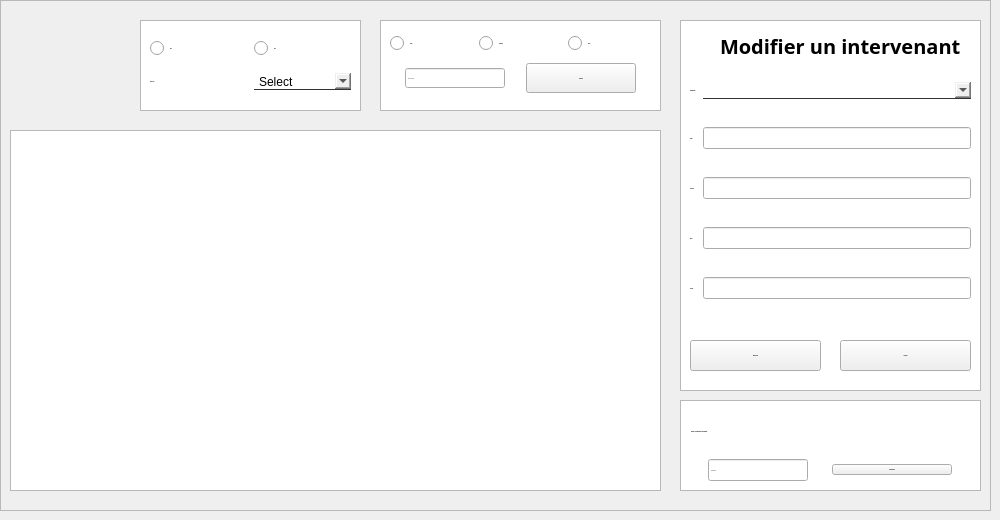
          <widget class="QWidget" name="tab_3">
           <attribute name="title">
            <string>Liste des intervenants</string>
           </attribute>
           <widget class="QFrame" name="frame_5">
            <property name="geometry">
             <rect>
              <x>0</x>
              <y>0</y>
              <width>991</width>
              <height>511</height>
             </rect>
            </property>
            <property name="frameShape">
             <enum>QFrame::StyledPanel</enum>
            </property>
            <property name="frameShadow">
             <enum>QFrame::Raised</enum>
            </property>
            <widget class="QFrame" name="frame1_4">
             <property name="geometry">
              <rect>
               <x>680</x>
               <y>400</y>
               <width>301</width>
               <height>91</height>
              </rect>
             </property>
             <property name="frameShape">
              <enum>QFrame::StyledPanel</enum>
             </property>
             <property name="frameShadow">
              <enum>QFrame::Raised</enum>
             </property>
             <widget class="QWidget" name="verticalLayoutWidget_5">
              <property name="geometry">
               <rect>
                <x>10</x>
                <y>10</y>
                <width>281</width>
                <height>71</height>
               </rect>
              </property>
              <layout class="QVBoxLayout" name="verticalLayout_6">
               <item>
                <widget class="QLabel" name="label_66">
                 <property name="font">
                  <font>
                   <family>century gothic</family>
                   <pointsize>-1</pointsize>
                   <weight>75</weight>
                   <bold>true</bold>
                  </font>
                 </property>
                 <property name="styleSheet">
                  <string notr="true">QLabel{
color: black;

border: none;
}</string>
                 </property>
                 <property name="text">
                  <string>    Choisir un identifant à supprimer</string>
                 </property>
                </widget>
               </item>
               <item>
                <layout class="QHBoxLayout" name="horizontalLayout_6">
                 <item>
                  <widget class="QLineEdit" name="lineEdit_23">
                   <property name="maximumSize">
                    <size>
                     <width>100</width>
                     <height>16777215</height>
                    </size>
                   </property>
                   <property name="font">
                    <font>
                     <family>century gothic</family>
                     <pointsize>-1</pointsize>
                     <weight>75</weight>
                     <bold>true</bold>
                    </font>
                   </property>
                   <property name="text">
                    <string/>
                   </property>
                   <property name="placeholderText">
                    <string>Identifiant </string>
                   </property>
                  </widget>
                 </item>
                 <item>
                  <widget class="QPushButton" name="supprimerchantier_3">
                   <property name="maximumSize">
                    <size>
                     <width>120</width>
                     <height>16777215</height>
                    </size>
                   </property>
                   <property name="font">
                    <font>
                     <family>century gothic</family>
                     <pointsize>-1</pointsize>
                     <weight>75</weight>
                     <bold>true</bold>
                    </font>
                   </property>
                   <property name="text">
                    <string>SUPPRIMER</string>
                   </property>
                  </widget>
                 </item>
                </layout>
               </item>
              </layout>
             </widget>
            </widget>
            <widget class="QTableView" name="tabcha">
             <property name="geometry">
              <rect>
               <x>10</x>
               <y>130</y>
               <width>651</width>
               <height>361</height>
              </rect>
             </property>
            </widget>
            <widget class="QFrame" name="frame_7">
             <property name="geometry">
              <rect>
               <x>680</x>
               <y>20</y>
               <width>301</width>
               <height>371</height>
              </rect>
             </property>
             <property name="frameShape">
              <enum>QFrame::StyledPanel</enum>
             </property>
             <property name="frameShadow">
              <enum>QFrame::Raised</enum>
             </property>
             <widget class="QWidget" name="gridLayoutWidget_5">
              <property name="geometry">
               <rect>
                <x>10</x>
                <y>40</y>
                <width>281</width>
                <height>261</height>
               </rect>
              </property>
              <layout class="QGridLayout" name="gridLayout_5">
               <property name="sizeConstraint">
                <enum>QLayout::SetDefaultConstraint</enum>
               </property>
               <property name="horizontalSpacing">
                <number>6</number>
               </property>
               <item row="3" column="1">
                <widget class="QLineEdit" name="lineEditbudget_4"/>
               </item>
               <item row="1" column="1">
                <widget class="QLineEdit" name="lineEditadres_4"/>
               </item>
               <item row="0" column="1">
                <widget class="QComboBox" name="comboBox_2">
                 <property name="styleSheet">
                  <string notr="true">QComboBox{
border:none;
border-bottom:1px solid #2d3436;
}
QComboBox::hover{
background: rgba(119,181,254,0.5);
}</string>
                 </property>
                </widget>
               </item>
               <item row="3" column="0">
                <widget class="QLabel" name="label_21">
                 <property name="font">
                  <font>
                   <family>century gothic</family>
                   <pointsize>-1</pointsize>
                   <weight>75</weight>
                   <bold>true</bold>
                  </font>
                 </property>
                 <property name="text">
                  <string>GSM :</string>
                 </property>
                </widget>
               </item>
               <item row="4" column="0">
                <widget class="QLabel" name="label_19">
                 <property name="font">
                  <font>
                   <family>century gothic</family>
                   <pointsize>-1</pointsize>
                   <weight>75</weight>
                   <bold>true</bold>
                  </font>
                 </property>
                 <property name="text">
                  <string>E-mail :</string>
                 </property>
                </widget>
               </item>
               <item row="2" column="0">
                <widget class="QLabel" name="label_22">
                 <property name="font">
                  <font>
                   <family>century gothic</family>
                   <pointsize>-1</pointsize>
                   <weight>75</weight>
                   <bold>true</bold>
                  </font>
                 </property>
                 <property name="text">
                  <string>Prénom :</string>
                 </property>
                </widget>
               </item>
               <item row="1" column="0">
                <widget class="QLabel" name="label_18">
                 <property name="font">
                  <font>
                   <family>century gothic</family>
                   <pointsize>-1</pointsize>
                   <weight>75</weight>
                   <bold>true</bold>
                  </font>
                 </property>
                 <property name="text">
                  <string>Nom :</string>
                 </property>
                </widget>
               </item>
               <item row="0" column="0">
                <widget class="QLabel" name="label_20">
                 <property name="font">
                  <font>
                   <family>century gothic</family>
                   <pointsize>-1</pointsize>
                   <weight>75</weight>
                   <bold>true</bold>
                  </font>
                 </property>
                 <property name="text">
                  <string>Identifiant :</string>
                 </property>
                </widget>
               </item>
               <item row="2" column="1">
                <widget class="QLineEdit" name="lineEditsurface_4"/>
               </item>
               <item row="4" column="1">
                <widget class="QLineEdit" name="lineEdit_6"/>
               </item>
              </layout>
             </widget>
             <widget class="QPushButton" name="modifierchantier_3">
              <property name="geometry">
               <rect>
                <x>10</x>
                <y>320</y>
                <width>131</width>
                <height>31</height>
               </rect>
              </property>
              <property name="font">
               <font>
                <family>century gothic</family>
                <pointsize>-1</pointsize>
                <weight>75</weight>
                <bold>true</bold>
               </font>
              </property>
              <property name="text">
               <string>MODIFIER</string>
              </property>
             </widget>
             <widget class="QPushButton" name="pushButton_3">
              <property name="geometry">
               <rect>
                <x>160</x>
                <y>320</y>
                <width>131</width>
                <height>31</height>
               </rect>
              </property>
              <property name="font">
               <font>
                <family>century gothic</family>
                <pointsize>-1</pointsize>
                <weight>75</weight>
                <bold>true</bold>
               </font>
              </property>
              <property name="text">
               <string>Anuuler</string>
              </property>
             </widget>
             <widget class="QLabel" name="label_71">
              <property name="geometry">
               <rect>
                <x>40</x>
                <y>0</y>
                <width>331</width>
                <height>51</height>
               </rect>
              </property>
              <property name="font">
               <font>
                <family>century gothic</family>
                <pointsize>-1</pointsize>
                <weight>75</weight>
                <bold>true</bold>
               </font>
              </property>
              <property name="styleSheet">
               <string notr="true">font-family:century gothic;
font-size:20px;</string>
              </property>
              <property name="text">
               <string>Modifier un intervenant</string>
              </property>
             </widget>
            </widget>
            <widget class="QGraphicsView" name="graphicsView_4">
             <property name="geometry">
              <rect>
               <x>10</x>
               <y>130</y>
               <width>651</width>
               <height>361</height>
              </rect>
             </property>
             <property name="styleSheet">
              <string notr="true">
border-image: url(:/images/constructionsite_942146.jpg);
     border-top-left-radius: 20px;
     border-top-right-radius: 20px;
 border-bottom-left-radius: 20px;</string>
             </property>
            </widget>
            <widget class="QFrame" name="frame_9">
             <property name="geometry">
              <rect>
               <x>380</x>
               <y>20</y>
               <width>281</width>
               <height>91</height>
              </rect>
             </property>
             <property name="frameShape">
              <enum>QFrame::StyledPanel</enum>
             </property>
             <property name="frameShadow">
              <enum>QFrame::Raised</enum>
             </property>
            </widget>
            <widget class="QPushButton" name="pushButton_6">
             <property name="geometry">
              <rect>
               <x>40</x>
               <y>70</y>
               <width>61</width>
               <height>51</height>
              </rect>
             </property>
             <property name="styleSheet">
              <string notr="true">background-color: transparent;

background: none;
border: none;
background-repeat: none;</string>
             </property>
            </widget>
            <widget class="QGraphicsView" name="graphicsView_5">
             <property name="geometry">
              <rect>
               <x>680</x>
               <y>20</y>
               <width>301</width>
               <height>371</height>
              </rect>
             </property>
             <property name="styleSheet">
              <string notr="true">
border-image: url(:/images/Chantier_Numerique.jpg);
border-radius:15px;</string>
             </property>
            </widget>
            <widget class="QGraphicsView" name="graphicsView_10">
             <property name="geometry">
              <rect>
               <x>680</x>
               <y>400</y>
               <width>301</width>
               <height>91</height>
              </rect>
             </property>
             <property name="styleSheet">
              <string notr="true">border-image: url(:/images/delete.jpg);border-radius:15px;</string>
             </property>
            </widget>
            <widget class="QGraphicsView" name="graphicsView_11">
             <property name="geometry">
              <rect>
               <x>380</x>
               <y>20</y>
               <width>281</width>
               <height>91</height>
              </rect>
             </property>
             <property name="styleSheet">
              <string notr="true">
border-image: url(:/images/GettyImages-1047578412-692fa117cf86450287d8873eeb1a95c8-aa8d654cec814174a9e07bdae85a1eb7.jpg);
border-radius:15px;</string>
             </property>
            </widget>
            <widget class="QGraphicsView" name="graphicsView_12">
             <property name="geometry">
              <rect>
               <x>140</x>
               <y>20</y>
               <width>221</width>
               <height>91</height>
              </rect>
             </property>
             <property name="styleSheet">
              <string notr="true">border-radius:15px;
border-image: url(:/images/c374bcf2af1deeee10fa2281c5c9b1cc.jpg);</string>
             </property>
            </widget>
            <widget class="QFrame" name="frame_11">
             <property name="geometry">
              <rect>
               <x>140</x>
               <y>20</y>
               <width>221</width>
               <height>91</height>
              </rect>
             </property>
             <property name="frameShape">
              <enum>QFrame::StyledPanel</enum>
             </property>
             <property name="frameShadow">
              <enum>QFrame::Raised</enum>
             </property>
             <widget class="QWidget" name="verticalLayoutWidget_6">
              <property name="geometry">
               <rect>
                <x>10</x>
                <y>10</y>
                <width>201</width>
                <height>71</height>
               </rect>
              </property>
              <layout class="QVBoxLayout" name="verticalLayout_7">
               <item>
                <layout class="QHBoxLayout" name="horizontalLayout_12">
                 <item>
                  <widget class="QRadioButton" name="radioButton_13">
                   <property name="font">
                    <font>
                     <family>century gothic</family>
                     <pointsize>-1</pointsize>
                     <weight>75</weight>
                     <bold>true</bold>
                    </font>
                   </property>
                   <property name="text">
                    <string>ABC</string>
                   </property>
                  </widget>
                 </item>
                 <item>
                  <widget class="QRadioButton" name="radioButton_12">
                   <property name="font">
                    <font>
                     <family>century gothic</family>
                     <pointsize>-1</pointsize>
                     <weight>75</weight>
                     <bold>true</bold>
                    </font>
                   </property>
                   <property name="text">
                    <string>CBA</string>
                   </property>
                  </widget>
                 </item>
                </layout>
               </item>
               <item>
                <layout class="QHBoxLayout" name="horizontalLayout_8">
                 <item>
                  <widget class="QLabel" name="label_12">
                   <property name="font">
                    <font>
                     <family>century gothic</family>
                     <pointsize>-1</pointsize>
                     <weight>75</weight>
                     <bold>true</bold>
                    </font>
                   </property>
                   <property name="text">
                    <string>Trier par :</string>
                   </property>
                  </widget>
                 </item>
                 <item>
                  <widget class="QComboBox" name="comboBox_4">
                   <property name="layoutDirection">
                    <enum>Qt::LeftToRight</enum>
                   </property>
                   <property name="styleSheet">
                    <string notr="true">QComboBox{
border:none;
border-bottom:1px solid #2d3436;
}
QComboBox::hover{
background: rgba(119,181,254,0.5);
}</string>
                   </property>
                   <item>
                    <property name="text">
                     <string>Select</string>
                    </property>
                   </item>
                   <item>
                    <property name="text">
                     <string>Nom</string>
                    </property>
                   </item>
                   <item>
                    <property name="text">
                     <string>Prénom</string>
                    </property>
                   </item>
                  </widget>
                 </item>
                </layout>
               </item>
              </layout>
             </widget>
            </widget>
            <widget class="QPushButton" name="pushButton_10">
             <property name="geometry">
              <rect>
               <x>40</x>
               <y>10</y>
               <width>61</width>
               <height>51</height>
              </rect>
             </property>
             <property name="styleSheet">
              <string notr="true">QPushButton{
	border-image: url(:/images/8fc37b74b608a622588fbaa361485f32.png);
background-color: transparent;
background: none;
border: none;
background-repeat: none;

}



QPushButton:hover{
border: 5px slolid ;
}</string>
             </property>
             <property name="text">
              <string/>
             </property>
            </widget>
            <widget class="QWidget" name="verticalLayoutWidget_2">
             <property name="geometry">
              <rect>
               <x>390</x>
               <y>30</y>
               <width>261</width>
               <height>71</height>
              </rect>
             </property>
             <layout class="QVBoxLayout" name="verticalLayout_2">
              <item>
               <layout class="QHBoxLayout" name="horizontalLayout_10">
                <item>
                 <widget class="QRadioButton" name="radioButton_4">
                  <property name="font">
                   <font>
                    <family>century gothic</family>
                    <pointsize>-1</pointsize>
                    <weight>75</weight>
                    <bold>true</bold>
                   </font>
                  </property>
                  <property name="text">
                   <string>Nom</string>
                  </property>
                 </widget>
                </item>
                <item>
                 <widget class="QRadioButton" name="radioButton_5">
                  <property name="font">
                   <font>
                    <family>century gothic</family>
                    <pointsize>-1</pointsize>
                    <weight>75</weight>
                    <bold>true</bold>
                   </font>
                  </property>
                  <property name="text">
                   <string>Prénom</string>
                  </property>
                 </widget>
                </item>
                <item>
                 <widget class="QRadioButton" name="radioButton_6">
                  <property name="font">
                   <font>
                    <family>century gothic</family>
                    <pointsize>-1</pointsize>
                    <weight>75</weight>
                    <bold>true</bold>
                   </font>
                  </property>
                  <property name="text">
                   <string>GSM</string>
                  </property>
                 </widget>
                </item>
               </layout>
              </item>
              <item>
               <layout class="QHBoxLayout" name="horizontalLayout_11">
                <item>
                 <widget class="QLineEdit" name="lineEdit_19">
                  <property name="maximumSize">
                   <size>
                    <width>100</width>
                    <height>20</height>
                   </size>
                  </property>
                  <property name="font">
                   <font>
                    <family>century gothic</family>
                    <pointsize>-1</pointsize>
                    <weight>75</weight>
                    <bold>true</bold>
                   </font>
                  </property>
                  <property name="placeholderText">
                   <string>Chercher par</string>
                  </property>
                 </widget>
                </item>
                <item>
                 <widget class="QPushButton" name="pb_ok1_2">
                  <property name="maximumSize">
                   <size>
                    <width>110</width>
                    <height>30</height>
                   </size>
                  </property>
                  <property name="font">
                   <font>
                    <family>century gothic</family>
                    <pointsize>-1</pointsize>
                    <weight>75</weight>
                    <bold>true</bold>
                   </font>
                  </property>
                  <property name="text">
                   <string>cherche</string>
                  </property>
                 </widget>
                </item>
               </layout>
              </item>
             </layout>
            </widget>
            <zorder>graphicsView_5</zorder>
            <zorder>graphicsView_4</zorder>
            <zorder>tabcha</zorder>
            <zorder>frame_7</zorder>
            <zorder>pushButton_6</zorder>
            <zorder>graphicsView_10</zorder>
            <zorder>frame1_4</zorder>
            <zorder>graphicsView_11</zorder>
            <zorder>frame_9</zorder>
            <zorder>graphicsView_12</zorder>
            <zorder>frame_11</zorder>
            <zorder>pushButton_10</zorder>
            <zorder>verticalLayoutWidget_2</zorder>
           </widget>
          </widget>
